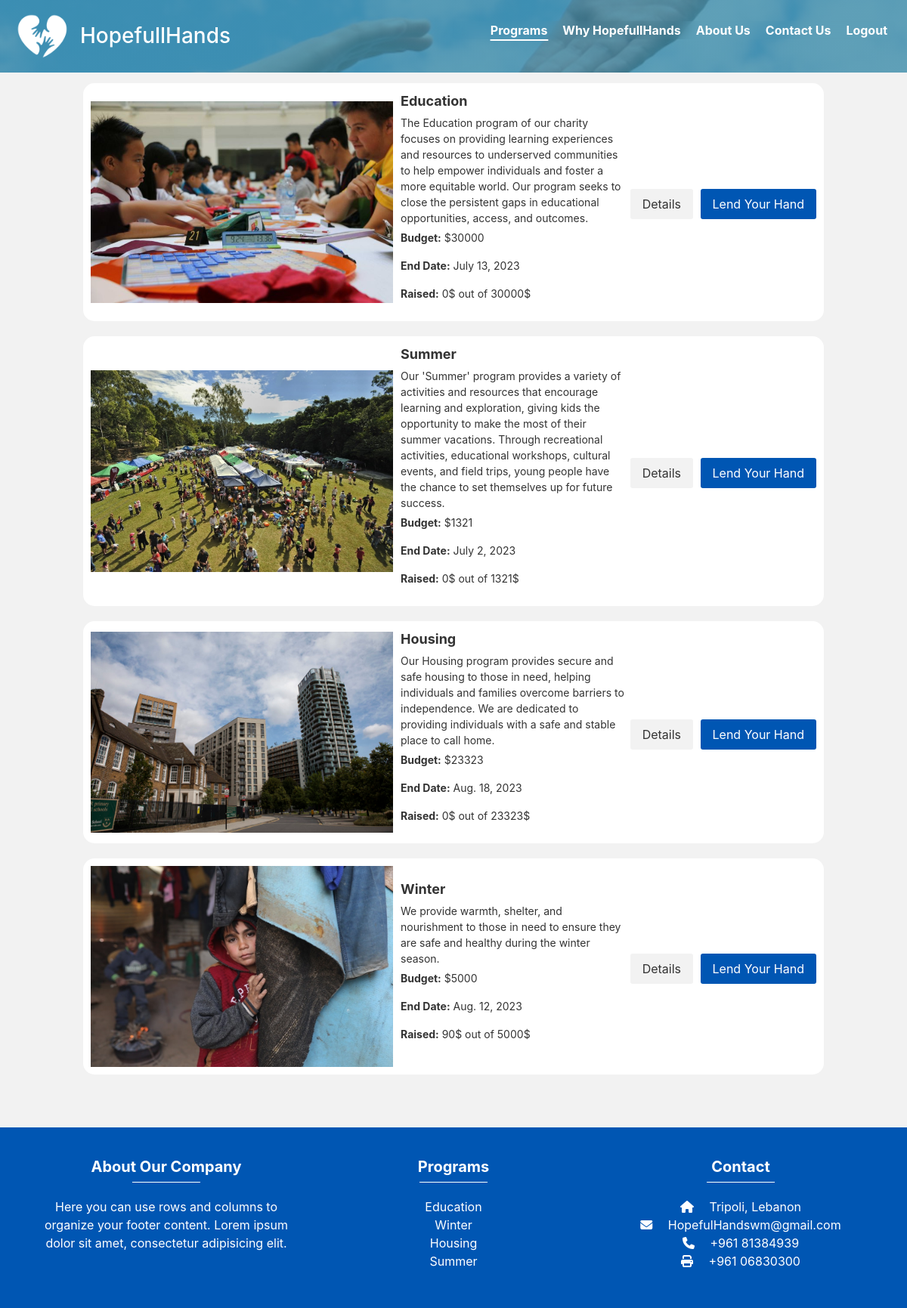
The app's page /programs/ (signed in) with its own data.
### app1/models.py (models this page shows, shortened)
class Program(models.Model):
    program_name = models.CharField(max_length=40)
    program_description = models.CharField(max_length=400)
    program_summary = models.CharField(max_length=200, default='Default Value')
    program_image = models.ImageField(upload_to='images/')
    budget = models.IntegerField()
    start_date = models.DateField()
    end_date = models.DateField()
    raised = models.IntegerField(default=0)
    program_challenge = models.CharField(max_length=2000, default='Default Value')
    program_objective = models.CharField(max_length=2000, default='Default Value')
    program_plan = models.CharField(max_length=2000, default='Default Value')

### app1/views.py (the view)
# urls.py: re_path(r'^.*programs/$', programs, name='programs'),
def programs(request):
    programs = Program.objects.order_by('-id')[:4]
    context = {'programs': programs}
    return render(request, 'pages/programs.html', context)

### templates/pages/programs.html (shortened to what this page needs)
<!DOCTYPE html>
<html lang="en">
<head>
</head>
<body style="background-color: #f2f2f2;">
{% block content %}
  {% include 'components/navbar.html' %}
    {% include 'components/programInfo.html' %}
  {% include 'components/footer.html' %}
{% endblock %}
</body>
</html>

### templates/components/programInfo.html (shortened to what this page needs)
<!DOCTYPE html>
<html>
<head>
</head>
<body>
  <div class="program-container">
    <ul class="program-list">
      {% for program in programs %}
        <li class="program-item">
          <img class="program-image" src="{{ program.program_image.url }}" alt="Program Image">
          <div class="program-details">
            <div class="program-name">{{ program.program_name }}</div>
            <div class="program-description">{{ program.program_description }}</div>
            <p><strong>Budget:</strong> ${{ program.budget }}</p>
            <p><strong>End Date:</strong> {{ program.end_date }}</p>
            <p><strong>Raised:</strong> {{ program.raised }}$ out of {{ program.budget }}$</p>
          </div>
          <div>
            <a href="{% url 'program_details' program_id=program.id %}" class="details-button">Details</a>
            <a href="{% url 'donate' %}" class="donate-button">Lend Your Hand</a>
          </div>
        </li>
      {% endfor %}
    </ul>
  </div>
</body>
</html>

### templates/components/navbar.html (style rules this page uses)
body { margin: 0; padding: 0; font-family: Arial, sans-serif; }

### templates/components/programInfo.html (style rules this page uses)
body { background-color: #f2f2f2; }
.program-container { margin-top: 80px !important; margin: 20px 80px; padding: 30px; background-color: #f2f2f2; }
.program-list { list-style: none; padding: 0; }
.program-item { background-color: #fff; border-radius: 15px; padding: 10px; margin-bottom: 20px; transition: all 0.3s ease; display: flex; align-items: center; color: #333333; animation: slideIn 0.5s ease-in-out; }
.program-name { font-size: 18px; font-weight: bold; margin-bottom: 5px; flex: 1; }
.program-description { margin-bottom: 5px; flex: 1; width: 100%; }
.program-image { max-width: 400px; height: auto; margin-right: 10px; flex-shrink: 0; }
.program-details { font-size: 14px; flex: 1; width: 100%; }
.details-button, .donate-button { display: inline-block; background-color: #f2f2f2; color: #333333; padding: 8px 16px; border-radius: 3px; text-decoration: none; transition: box-shadow 0.3s ease; margin-top: 5px; margin-left: 5px; }
.donate-button { background-color: #0056b3; color: #fff; }
.program-item:nth-child(1) { animation-delay: 0s; }
.program-item:nth-child(2) { animation-delay: 0.2s; }
.program-item:nth-child(3) { animation-delay: 0.4s; }
.program-item:nth-child(4) { animation-delay: 0.6s; }

### records on screen
Program: program_image (picture), program_name "Education", program_description "The Education program of our charity focuses on providing learning experiences and resources to underserved communities to help empower individuals and foster a more equitable world. Our program seeks to close the persistent gaps in educational opportunities, access, and outcomes.", budget "30000", end_date "July 13, 2023", raised "0"
Program: program_image (picture), program_name "Summer", program_description "Our 'Summer' program provides a variety of activities and resources that encourage learning and exploration, giving kids the opportunity to make the most of their summer vacations. Through recreational activities, educational workshops, cultural events, and field trips, young people have the chance to set themselves up for future success.", budget "1321", end_date "July 2, 2023", raised "0"
Program: program_image (picture), program_name "Housing", program_description "Our Housing program provides secure and safe housing to those in need, helping individuals and families overcome barriers to independence. We are dedicated to providing individuals with a safe and stable place to call home.", budget "23323", end_date "Aug. 18, 2023", raised "0"
Program: program_image (picture), program_name "Winter", program_description "We provide warmth, shelter, and nourishment to those in need to ensure they are safe and healthy during the winter season.", budget "5000", end_date "Aug. 12, 2023", raised "90"
